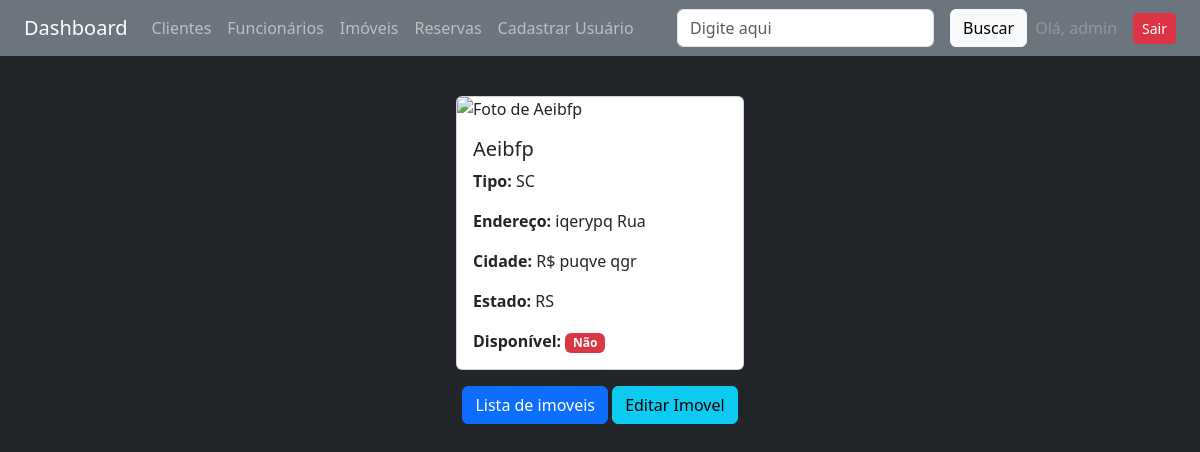
/imoveis/6/ (signed in), run on the app's committed database.
### imoveis/models.py (models this page shows, shortened)
class Imovel(models.Model):
    TIPO_CHOICES = [
        ('AP', 'Apartamento'),
        ('CA', 'Casa'),
        ('SC', 'Sala Comercial'),
    ]
    ESTADO_CHOICES = [
        ('RS', 'Rio Grande do Sul'),
        ('SC', 'Santa Catarina'),
        ('SP', 'São Paulo'),
    ]
    nome = models.CharField(max_length=100)
    tipo = models.CharField(max_length=2, choices=TIPO_CHOICES)
    endereco = models.CharField(max_length=255)
    cidade = models.CharField(max_length=100)
    estado = models.CharField(max_length=2, choices=ESTADO_CHOICES)
    ativo = models.BooleanField(default=True)
    foto = StdImageField(
        upload_to='fotos/alunos',
        variations={'thumb': (150, 150), 'medium': (300, 300)},
        blank=True,
        null=True
    )

### imoveis/views.py (the view)
# urls.py: path('<int:imovel_id>/', detalhes_imovel, name='detalhes_imovel'),
@login_required
def detalhes_imovel(request, imovel_id):
    try:
        imovel = Imovel.objects.get(id=imovel_id)
    except Imovel.DoesNotExist:
        messages.error(request, "Imovel não encontrado.")
        return redirect('imoveis:lista', campo='nome')
    dados = {
        'imovel': imovel,
    }
    return render(request, 'imoveis/detalhes.html', dados)

### imoveis/templates/imoveis/detalhes.html
{% extends 'base.html' %}
{% block content %}
<div class="container my-3">
    <div class="card mx-auto" style="width: 18rem;">
        {% if imovel.foto %}
            <img src="{{ imovel.foto.thumb.url }}" class="card-img-top" alt="Foto de {{ imovel.nome }}">
        {% else %}
            <img src="" class="card-img-top" alt="Sem foto {{ imovel.nome }} ">
        {% endif %}
        <div class="card-body">
            <h5 class="card-title">{{ imovel.nome }}</h5>
            <p class="card-text"><strong>Tipo:</strong> {{ imovel.tipo }}</p>
            <p class="card-text"><strong>Endereço:</strong> {{ imovel.endereco }}</p>
            <p class="card-text"><strong>Cidade:</strong> R$ {{ imovel.cidade }}</p>
            <p class="card-text"><strong>Estado:</strong> {{ imovel.estado }}</p>
            <p class="card-text"><strong>Disponível:</strong>
            {% if imovel.ativo == true %}
                <span class="badge bg-success">Sim</span>
            {% else %}
                <span class="badge bg-danger">Não</span>
            {% endif %}
            </p>
        </div>
    </div>
</div>
<div class="container my-3">
    <div class="row">
        <div class="col text-center">
            <a href="{% url 'imoveis:lista' 'nome' %}" class="btn btn-primary"> Lista de imoveis</a>
            <a href="{% url 'imoveis:editar' imovel.id %}" class="btn btn-info">Editar Imovel</a>
        </div>
    </div>
</div>
{% endblock %}

### core/templates/base.html (shortened to what this page needs)
<!DOCTYPE html>
<html lang="pt-br">
<head>
    <link href="https://cdn.jsdelivr.net/npm/bootstrap@5.3.6/dist/css/bootstrap.min.css" rel="stylesheet">
</head>
<body class="bg-dark text-light">
    <nav class="navbar navbar-expand-lg navbar-dark bg-secondary px-4">
        <a class="navbar-brand" href="{% url 'core:index' %}">Dashboard</a>
        <div class="collapse navbar-collapse">
            <ul class="navbar-nav me-auto">
                <li class="nav-item">
                    <a class="nav-link" href="{% url 'clientes:lista' 'nome' %}">Clientes</a>
                </li>
                <li class="nav-item">
                    <a class="nav-link" href="{% url 'funcionarios:lista' 'nome' %}">Funcionários</a>
                </li>
                <li class="nav-item">
                    <a class="nav-link" href="{% url 'imoveis:lista' 'nome' %}">Imóveis</a>
                </li>
                <li class="nav-item">
                    <a class="nav-link" href="{% url 'imoveis:lista_reservas' 'cliente' %}">Reservas</a>
                </li>
                <li class="nav-item">
                    <a class="nav-link" href="{% url 'auth:cadastrar' %}">Cadastrar Usuário</a>
                </li>
            </ul>
        </div>
        {% include 'partials/_busca.html' %}
        {% if user.is_authenticated %}
        <ul class="navbar-nav ms-auto">
            <li class="nav-item">
                <div class="d-flex align-items-center gap-2">
                    <span class="nav-link disabled mb-0">Olá, {{ user.username }}</span>
                    <a class="btn btn-danger btn-sm" href="{% url 'auth:logout' %}">Sair</a>
                </div>
            </li>
        </ul>
        {% endif %}
    </nav>
    <main class="container py-4">
        {% block content %}{% endblock %}
    </main>
</body>
</html>

### data on the page
Imovel: nome "Aeibfp", tipo "SC", endereco "iqerypq Rua", cidade "puqve qgr", estado "RS"

### other printed values
{{ user.username }} "admin"
